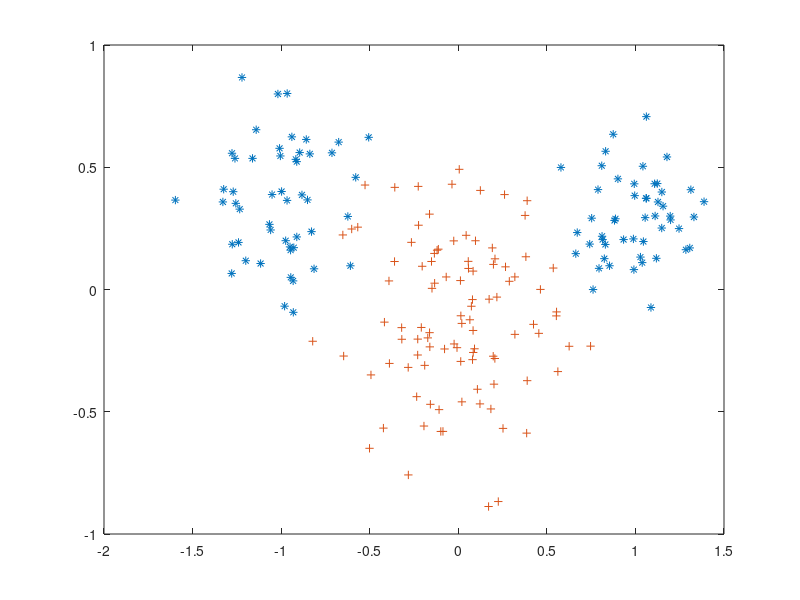

MATLAB code to generate this figure:
mid_A1 = -1.0;
mid_A2 = 0.3;
mid_B1 = 0.0;
mid_B2 = -0.1;
std_A = 0.2;
std_B = 0.3;

classA(1, :) = [randn(1, 50) .* std_A + mid_A1, randn(1, 50) .* std_A - mid_A1];
classA(2, :) = randn(1, 100) .* std_A + mid_A2;
classB(1, :) = randn(1, 100) .* std_B + mid_B1;
classB(2, :) = randn(1, 100) .* std_B + mid_B2;

patterns = [classA, classB];
targets = [ones(1, 100), -ones(1, 100)];
permute = randperm(200);
patterns = patterns(:, permute);
targets = targets(:, permute);

plot(patterns(1, find(targets>0)), ...
    patterns(2, find(targets>0)), '*', ...
    patterns(1, find(targets<0)), ...
    patterns(2, find(targets<0)), '+');